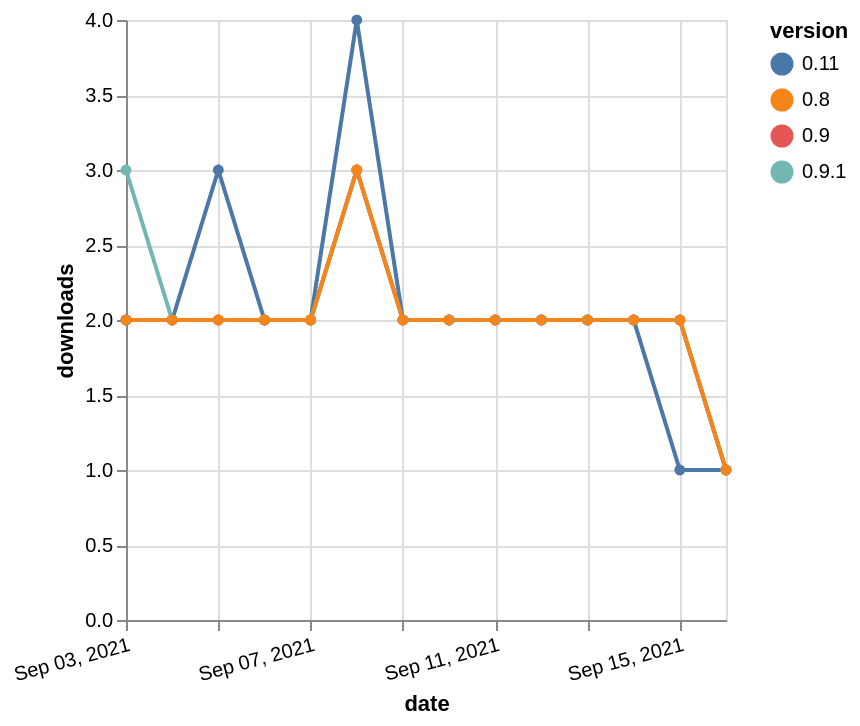

Vega-Lite specification for this chart:
### Vega-Lite specification from a JSON file in a GitHub repository (floating-point values rounded to 4 significant figures)
{"$schema": "https://vega.github.io/schema/vega-lite/v5.json", "description": "A simple bar chart with embedded data.", "data": {"values": [{"date": "2021-09-03", "total": 1420, "delta": 2, "version": "0.9"}, {"date": "2021-09-04", "total": 1422, "delta": 2, "version": "0.9"}, {"date": "2021-09-05", "total": 1424, "delta": 2, "version": "0.9"}, {"date": "2021-09-06", "total": 1426, "delta": 2, "version": "0.9"}, {"date": "2021-09-07", "total": 1428, "delta": 2, "version": "0.9"}, {"date": "2021-09-08", "total": 1431, "delta": 3, "version": "0.9"}, {"date": "2021-09-09", "total": 1433, "delta": 2, "version": "0.9"}, {"date": "2021-09-10", "total": 1435, "delta": 2, "version": "0.9"}, {"date": "2021-09-11", "total": 1437, "delta": 2, "version": "0.9"}, {"date": "2021-09-12", "total": 1439, "delta": 2, "version": "0.9"}, {"date": "2021-09-13", "total": 1441, "delta": 2, "version": "0.9"}, {"date": "2021-09-14", "total": 1443, "delta": 2, "version": "0.9"}, {"date": "2021-09-15", "total": 1445, "delta": 2, "version": "0.9"}, {"date": "2021-09-16", "total": 1446, "delta": 1, "version": "0.9"}, {"date": "2021-09-03", "total": 1281, "delta": 2, "version": "0.11"}, {"date": "2021-09-04", "total": 1283, "delta": 2, "version": "0.11"}, {"date": "2021-09-05", "total": 1286, "delta": 3, "version": "0.11"}, {"date": "2021-09-06", "total": 1288, "delta": 2, "version": "0.11"}, {"date": "2021-09-07", "total": 1290, "delta": 2, "version": "0.11"}, {"date": "2021-09-08", "total": 1294, "delta": 4, "version": "0.11"}, {"date": "2021-09-09", "total": 1296, "delta": 2, "version": "0.11"}, {"date": "2021-09-10", "total": 1298, "delta": 2, "version": "0.11"}, {"date": "2021-09-11", "total": 1300, "delta": 2, "version": "0.11"}, {"date": "2021-09-12", "total": 1302, "delta": 2, "version": "0.11"}, {"date": "2021-09-13", "total": 1304, "delta": 2, "version": "0.11"}, {"date": "2021-09-14", "total": 1306, "delta": 2, "version": "0.11"}, {"date": "2021-09-15", "total": 1307, "delta": 1, "version": "0.11"}, {"date": "2021-09-16", "total": 1308, "delta": 1, "version": "0.11"}, {"date": "2021-09-03", "total": 1393, "delta": 3, "version": "0.9.1"}, {"date": "2021-09-04", "total": 1395, "delta": 2, "version": "0.9.1"}, {"date": "2021-09-05", "total": 1397, "delta": 2, "version": "0.9.1"}, {"date": "2021-09-06", "total": 1399, "delta": 2, "version": "0.9.1"}, {"date": "2021-09-07", "total": 1401, "delta": 2, "version": "0.9.1"}, {"date": "2021-09-08", "total": 1404, "delta": 3, "version": "0.9.1"}, {"date": "2021-09-09", "total": 1406, "delta": 2, "version": "0.9.1"}, {"date": "2021-09-10", "total": 1408, "delta": 2, "version": "0.9.1"}, {"date": "2021-09-11", "total": 1410, "delta": 2, "version": "0.9.1"}, {"date": "2021-09-12", "total": 1412, "delta": 2, "version": "0.9.1"}, {"date": "2021-09-13", "total": 1414, "delta": 2, "version": "0.9.1"}, {"date": "2021-09-14", "total": 1416, "delta": 2, "version": "0.9.1"}, {"date": "2021-09-15", "total": 1418, "delta": 2, "version": "0.9.1"}, {"date": "2021-09-16", "total": 1419, "delta": 1, "version": "0.9.1"}, {"date": "2021-09-03", "total": 1465, "delta": 2, "version": "0.8"}, {"date": "2021-09-04", "total": 1467, "delta": 2, "version": "0.8"}, {"date": "2021-09-05", "total": 1469, "delta": 2, "version": "0.8"}, {"date": "2021-09-06", "total": 1471, "delta": 2, "version": "0.8"}, {"date": "2021-09-07", "total": 1473, "delta": 2, "version": "0.8"}, {"date": "2021-09-08", "total": 1476, "delta": 3, "version": "0.8"}, {"date": "2021-09-09", "total": 1478, "delta": 2, "version": "0.8"}, {"date": "2021-09-10", "total": 1480, "delta": 2, "version": "0.8"}, {"date": "2021-09-11", "total": 1482, "delta": 2, "version": "0.8"}, {"date": "2021-09-12", "total": 1484, "delta": 2, "version": "0.8"}, {"date": "2021-09-13", "total": 1486, "delta": 2, "version": "0.8"}, {"date": "2021-09-14", "total": 1488, "delta": 2, "version": "0.8"}, {"date": "2021-09-15", "total": 1490, "delta": 2, "version": "0.8"}, {"date": "2021-09-16", "total": 1491, "delta": 1, "version": "0.8"}]}, "width": "container", "mark": {"type": "line", "point": {"filled": true}}, "encoding": {"x": {"field": "date", "type": "temporal", "timeUnit": "yearmonthdate", "title": "date", "axis": {"labelAngle": -15}}, "y": {"field": "delta", "type": "quantitative", "title": "downloads"}, "color": {"field": "version", "type": "nominal"}, "tooltip": {"field": "delta"}}}
